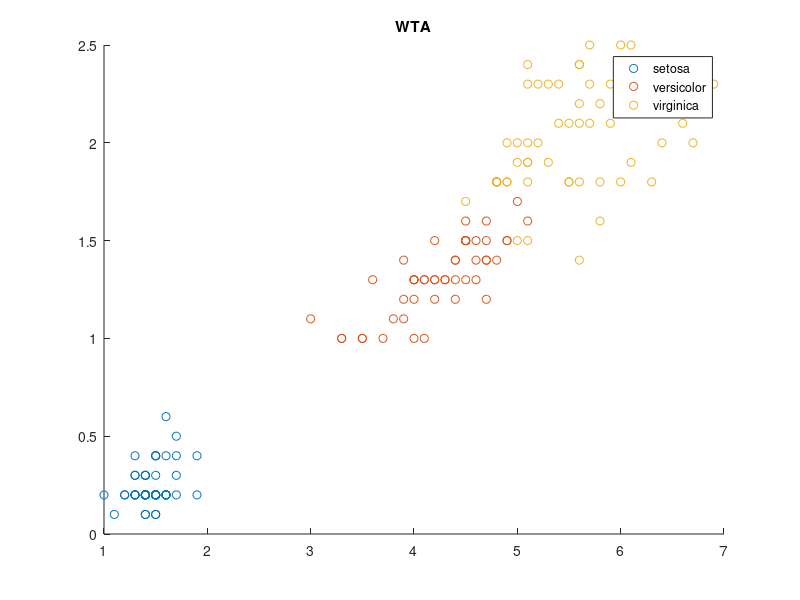

The MATLAB script that drew this image: (Note: this script raises an error after producing the figure.)
%#####################################################
%#####################################################
%#########WTA NETWORK - OFICIAL#######################
%#####################################################
load fisheriris
X = meas(:,3:4);
%##---Embaralhar Matriz---##%

%##----Plotar Graficos----##%
fig = figure;
xlabel('X1');
ylabel('X2');
gscatter(X(:,1),X(:,2),species);

title('WTA');
hold on

%##---Deletar dados dos neuronios---##
delete(h)

%dados
w = [0 0;0 0;0 0;0 0; 0 0];
%w = [5 4.2;5 2.5;8 3.2;6.5 3.7; 4.5 2.5];
h = plot(w(:,1),w(:,2),'ro',w(:,1),w(:,2),'k')

epoca=4;
ciclo=0;
alpha = 0.9
%Ui=min(u)
[n m]= size(X)
[o p]= size(w)

for k=1:epoca
    for i=1:150
        
        for j=1:o
            u(j)=0;
            u(j)=sqrt(((w(j,1)-X(i,1))^2)+((w(j,2)-X(i,2))^2))
        end
        
        if u(1,1)== min(u)
            w(1,1)=w(1,1)+(alpha*(X(i,1)-w(1,1)));
            w(1,2)=w(1,2)+(alpha*(X(i,2)-w(1,2)));
            pause(0.01);
        elseif u(1,2) ==min(u)
            w(2,1)=w(2,1)+(alpha*(X(i,1)-w(2,1)));
            w(2,2)=w(2,2)+(alpha*(X(i,2)-w(2,2)));
            pause(0.01);
        elseif u(1,3) == min(u)
            w(3,1)=w(3,1)+(alpha*(X(i,1)-w(3,1)));
            w(3,2)=w(3,2)+(alpha*(X(i,2)-w(3,2)));
            pause(0.01);
        elseif u(1,4) == min(u)
            w(4,1)=w(4,1)+(alpha*(X(i,1)-w(4,1)));
            w(4,2)=w(4,2)+(alpha*(X(i,2)-w(4,2)));
            pause(0.01);
        elseif u(1,5) == min(u)
            w(5,1)=w(5,1)+(alpha*(X(i,1)-w(5,1)));
            w(5,2)=w(5,2)+(alpha*(X(i,2)-w(5,2)));
            pause(0.01);
        end
        
        set(h,'XData',w(:,1),'YData',w(:,2));
        drawnow
    end
    
    %h = plot(w(:,1),w(:,2),'ro',w(:,1),w(:,2),'k')
    ciclo=ciclo+1;
    alpha = alpha/(1+ciclo);
end
%%